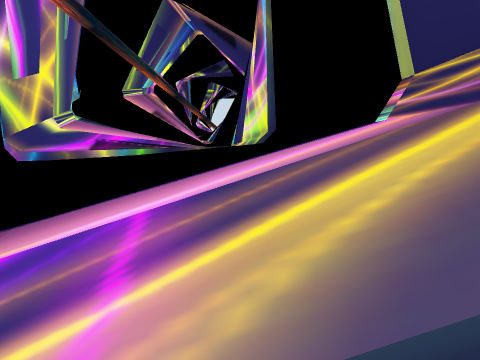
View 1 (above)

16 first-person views from a walk through a Unity game level. The camera is 1.3 m above the floor, tilts 6° down and sees 80° across. The floor is counted in squares, 1 m on a side. Each view is taken from the middle of a square. On the plan, view 1 faces up. The plan holds only what a view shows up to about 13 squares ahead; the rest is blank. The place goes on beyond the plan.

View 2
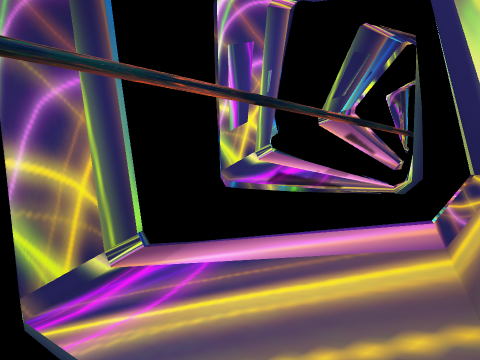

View 3
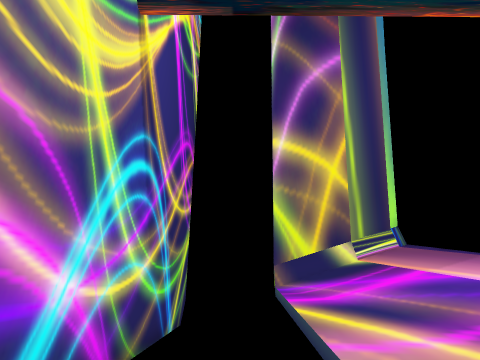

View 4
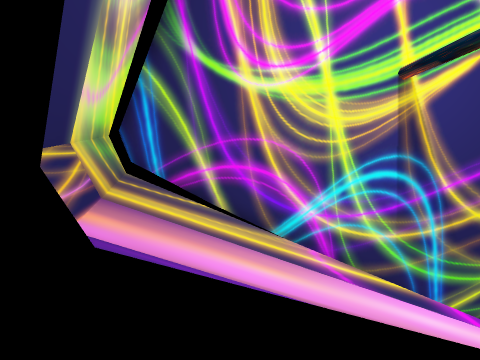

View 5
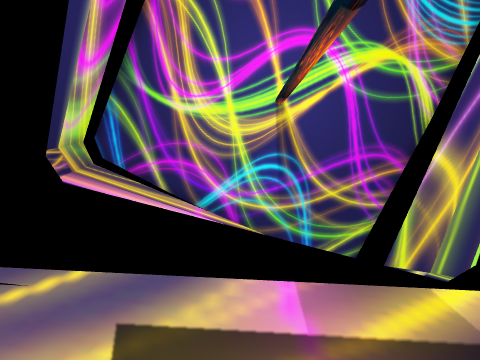

View 6
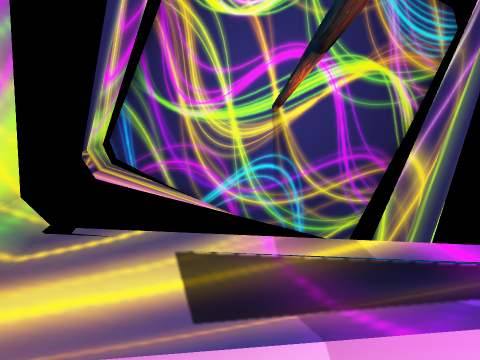

View 7
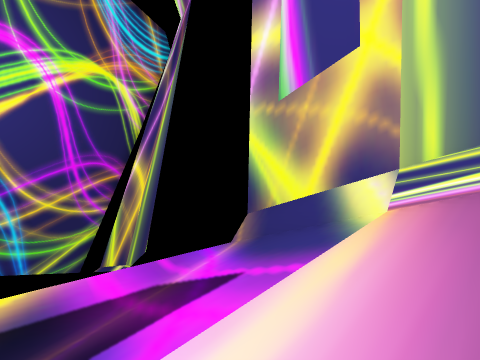

View 8
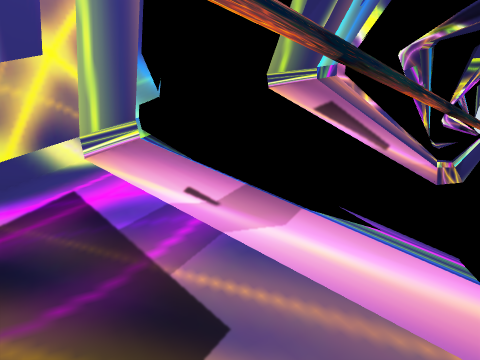

View 9
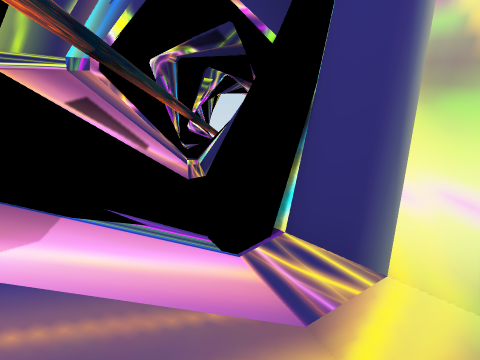

View 10
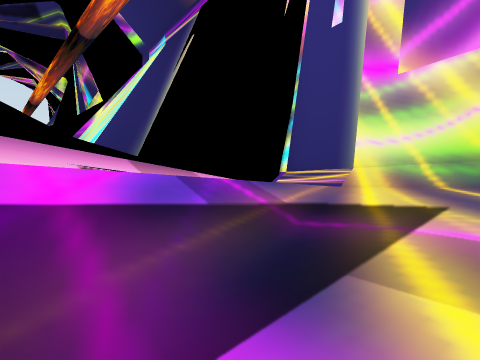

View 11
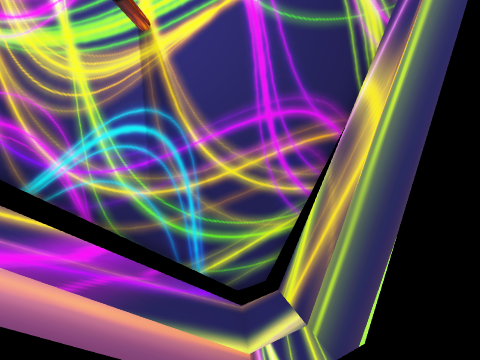

View 12
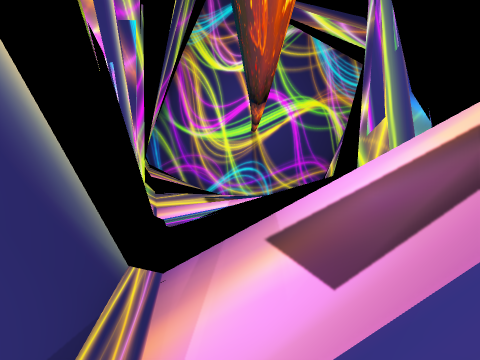

View 13
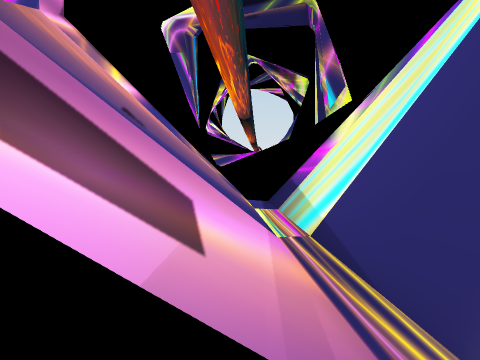

View 14
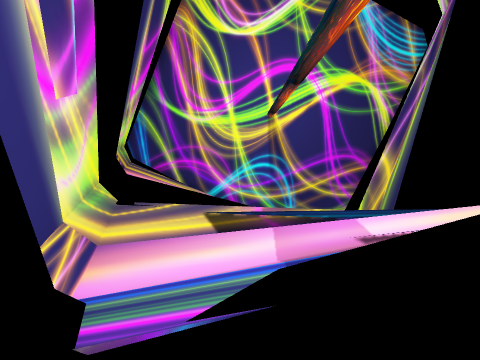

View 15
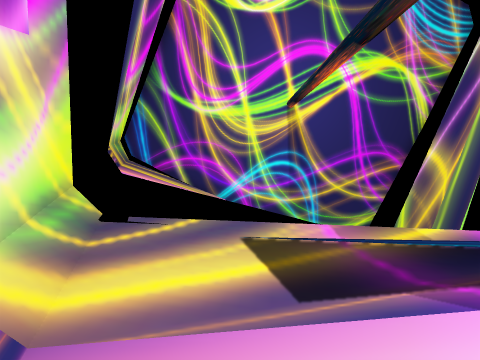

View 16
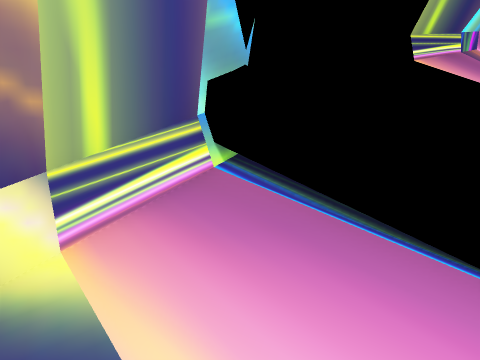

### Floor plan
Key: @ floor where view 1 was taken; # wall or solid block; x gap in a wall; . main floor; : floor 0.25 m higher than the main floor; - floor 0.25 m lower than the main floor; + floor 0.5 m higher than the main floor; _ floor 0.5 m lower than the main floor; < floor 0.75 m lower than the main floor; ( floor 1.5 m lower than the main floor; ! floor 2 m lower than the main floor; ? floor 2.25 m lower than the main floor; * floor 3 m higher than the main floor; / step, stairs or slope; = window, fence, low wall or low ledge.
Columns run from 11 left of view 1 to 6 right of it. Each row starts with its distance up from view 1.
 29    #
 28    #=*//== #
 27   ##/ //=##=
 26   ##////###
 25   #/  =/+#
 24   #x  =/:#
 23   #//////##
 22        //##
 21        /
 20         /
 19  #
 18  #/     .-
 17  #=/////..##
 16  #///+/...-#
 15  #////////-##
 14  #///////-./#
 13  #///////...#
 12  #///////...#
 11  #    ////-
 10        <_
  9   /         .
  8
  7  #/?!!(      =#
  6  #////////////##
  5  #////////////##
  4  #/////////////#
  3  #/////////////#
  2 ##/////////////##
  1 ##/////////////##
  0 #=///////  @ ///
 -1 #=         //
 -2  # //////////////
 -3 ##################

Where each view was taken, in squares from view 1:
view 1: 0 up, 0 right, facing up
view 2: 0 up, 4 right, facing up-left
view 3: 0 up, 2 right, facing left
view 4: 9 up, 1 right, facing down
view 5: 15 up, 3 left, facing down
view 6: 17 up, 3 left, facing down
view 7: 17 up, 5 left, facing down-left
view 8: 13 up, 1 left, facing up-left
view 9: 13 up, 1 left, facing up
view 10: 12 up, 7 left, facing up-right
view 11: 9 up, 9 left, facing down
view 12: 27 up, 4 left, facing down
view 13: 21 up, 4 left, facing up
view 14: 20 up, 3 left, facing down
view 15: 17 up, 2 left, facing down
view 16: 15 up, 7 left, facing up-left
